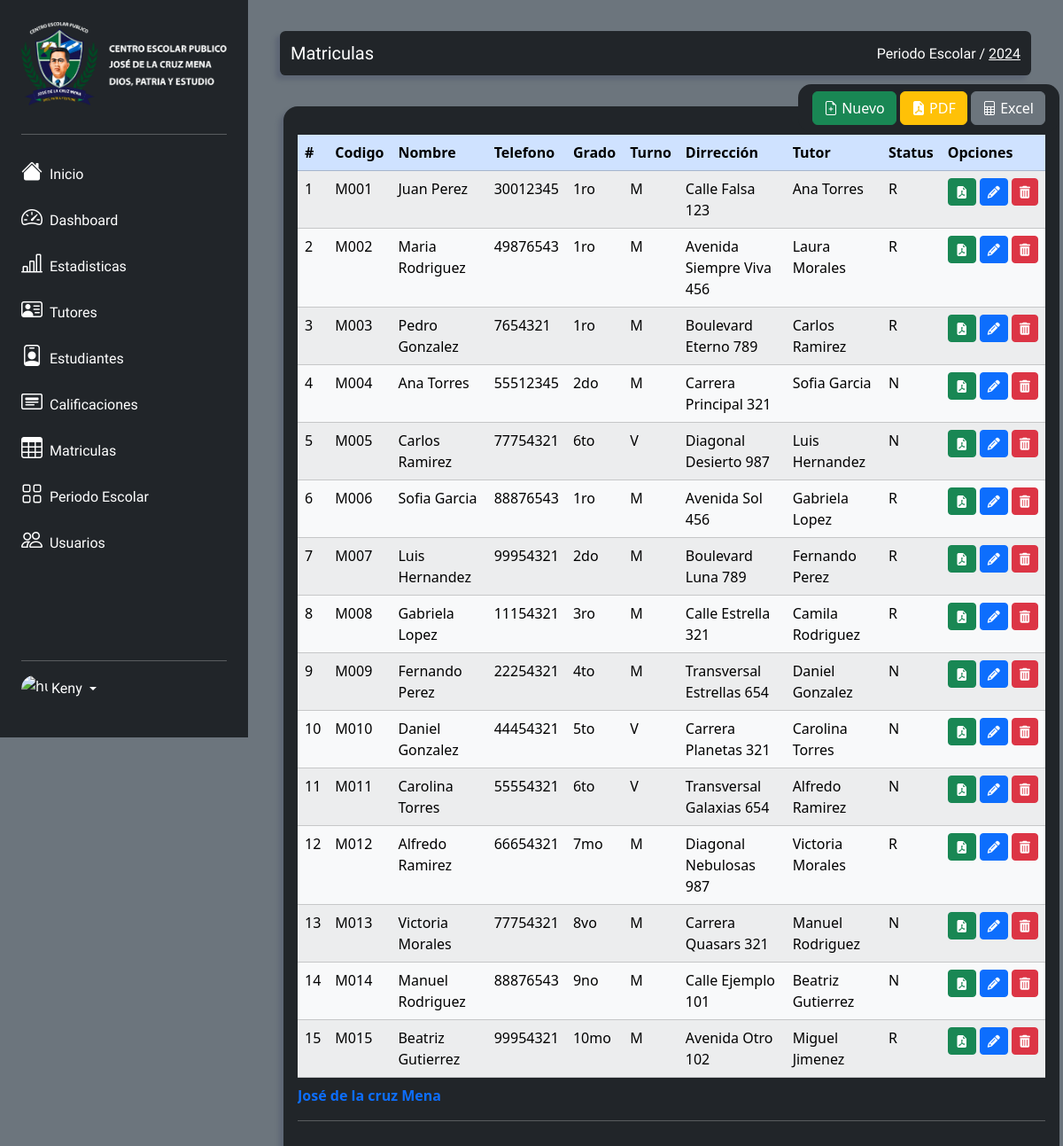
Page /views/registration.view.php (signed in) on the earlier database version.
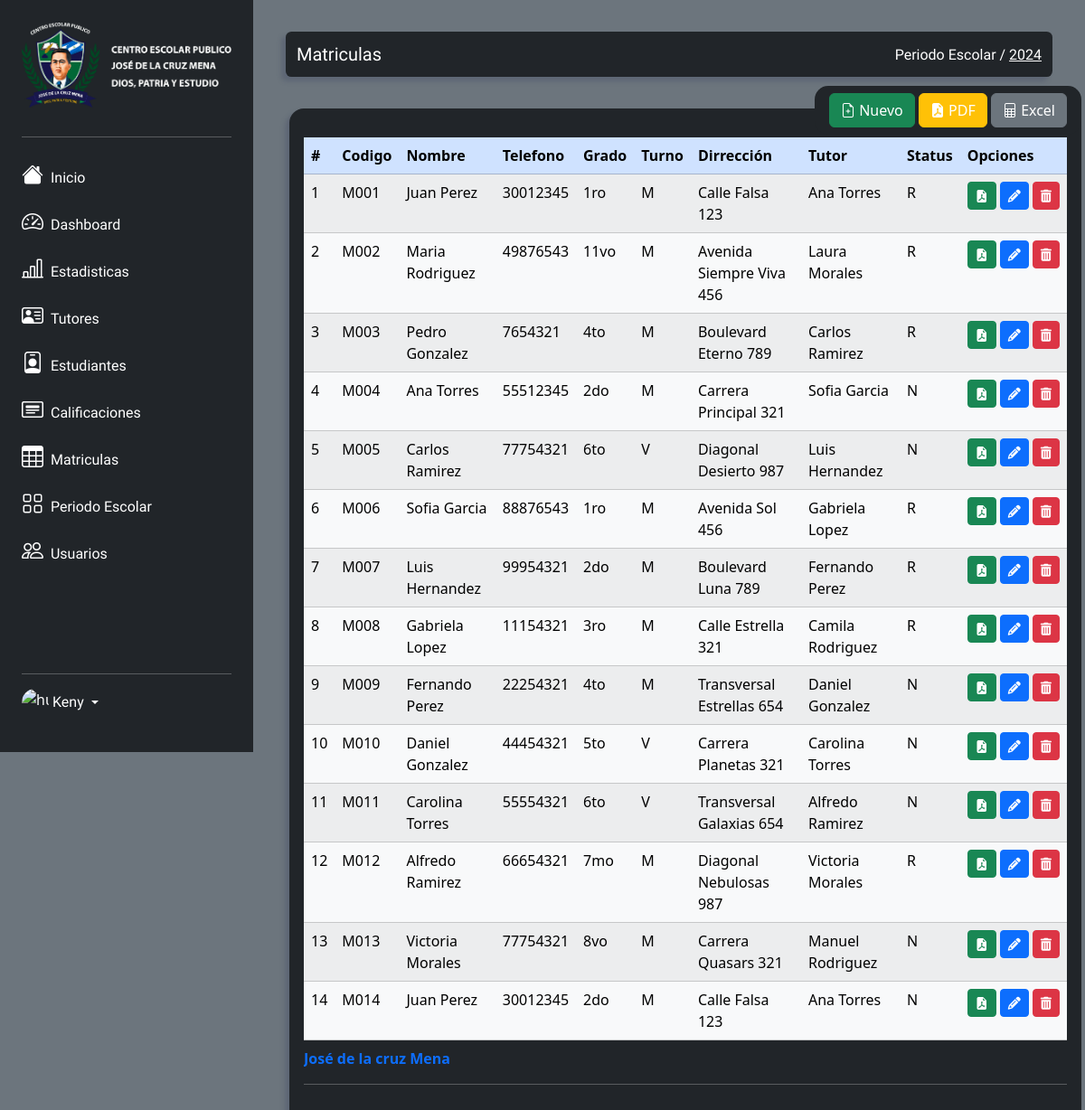
Same page on the later database version.
### tables this page shows
CREATE TABLE Matriculas (
    ID_Matricula INT PRIMARY KEY AUTO_INCREMENT,
    Cod_Matricula VARCHAR(5) NOT NULL,
    FK_Estudiante INT NOT NULL,
    FK_Grado INT NOT NULL,
    FK_Seccion INT NOT NULL,
    FK_Turno INT NOT NULL,
    FK_Estado INT NOT NULL,
    FK_Anio_Lectivo INT NOT NULL,
    Fecha_Matricula DATE NOT NULL,
    constraint pk_estudiantes_id foreign key (FK_Estudiante) references Estudiantes(ID_Estudiante) on update cascade on delete cascade,
    constraint pk_Estados_id foreign key (FK_Estado) references Estados(ID_Estado) on update cascade on delete cascade,
    constraint pk_Anios_Lectivos_id foreign key (FK_Anio_Lectivo) references Anio_Lectivo(ID_Anio_Lectivo) on update cascade on delete cascade,
    constraint pk_Turnos_id foreign key (FK_Turno) references Turnos(ID_Turno) on update cascade on delete cascade,
    constraint pk_Grados_id foreign key (FK_Grado) references Grados(ID_Grado) on update cascade on delete cascade,
    constraint pk_Secciones_id foreign key (FK_Seccion) references Secciones(ID_Seccion) on update cascade on delete cascade
);

CREATE TABLE Estudiantes (
    ID_Estudiante INT PRIMARY KEY AUTO_INCREMENT,
    Pri_Nombre VARCHAR(20) NOT NULL,
    Seg_Nombre VARCHAR(20),
    Pri_Apellido VARCHAR(20) NOT NULL,
    Seg_Apellido VARCHAR(20),
    Fecha_Nacimiento DATE NOT NULL,
    Cedula VARCHAR(25) UNIQUE,
    FK_Genero INT NOT NULL,
    Telefono INT(8) NOT NULL,
    Direccion VARCHAR(45) NOT NULL,
    Correo_Electronico VARCHAR(45) NOT NULL,
    FK_Tutor INT NOT NULL,
    FK_Parentesco INT NOT NULL,
    constraint pk_Tutor_id foreign key (FK_Tutor) references Tutores(ID_Tutor) on update cascade on delete cascade,
    constraint pk_Genero_id foreign key (FK_Genero) references Generos(ID_Genero) on update cascade on delete cascade,
    constraint pk_Parentesco_id foreign key (FK_Parentesco) references Parentescos(ID_Parentesco) on update cascade on delete cascade
);

CREATE TABLE Grados (
	ID_Grado INT PRIMARY KEY AUTO_INCREMENT,
    Grado ENUM('1ro', '2do', '3ro', '4to', '5to', '6to', '7mo', '8vo', '9no', '10mo', '11vo') NOT NULL
);

CREATE TABLE Tutores (
    ID_Tutor INT PRIMARY KEY AUTO_INCREMENT,
    Pri_Nombre VARCHAR(20) NOT NULL,
    Seg_Nombre VARCHAR(20),
    Pri_Apellido VARCHAR(20) NOT NULL,
    Seg_Apellido VARCHAR(20),
    Cedula VARCHAR(25) NOT NULL UNIQUE,
    Telefono INT(8) NOT NULL,
    Direccion VARCHAR(45) NOT NULL,
    Correo_Electronico VARCHAR(255) NOT NULL
);

### models/matricula.model.php (called while the page is built, shortened)
<?php
require_once '../models/conexion.model.php';
class Matricula
{
    private $objetoConexion;
    public function __construct()
    {
        $this->objetoConexion = new Conexion();
    }
    public function read()
    {
        try {
            $consulta = "CALL sp_read_matricula();";
            return $this->objetoConexion->consultar($consulta);
        } catch (Exception $e) {
            echo "Error en la cansulta: " . $e->getMessage();
            return false;
        }
    }
}

### models/conexion.model.php (called while the page is built, shortened)
<?php
class Conexion{
    private $server;
    private $user;
    private $pwd;
    private $bd;
    function __construct(){
        $this->server = 'localhost';
        $this->user = 'root';
        $this->bd = 'gestion_escolar_jdlcm';
        $this->pwd = '';
    }
    public function conectar(){
        $this->mysqli = new mysqli($this->server,$this->user,$this->pwd,$this->bd);
        if($this->mysqli->connect_errno){
            echo "No se pudo conectar con la base de datos: ".$this->mysqli->connect_error;
            return 0;
        }else{
            return $this->mysqli;
        }
    }
    public function consultar($query){
        $result = mysqli_query($this->conectar(), $query);
        return $result;
    }
}

### views/registration.view.php (shortened to what this page needs)
<?php
    include_once "../models/matricula.model.php";
?>
<!DOCTYPE html>
<html lang="es-NI">
<head>
    <?php include_once "../template/head.php" ?>
</head>
<body class="bg-secondary">
    <div class="container-fluid">
        <div class="row flex-nowrap">
            <?php include_once "../template/dashboard.permisos.php" ?>
            <div class="col py-3 header">
                <?php include_once "../template/section-info-title.php"?>
            </div>
            <?php include_once "../template/tables/table.registration.php"?>
        </div>
    </div>
</body>
</html>

### template/head.php (shortened to what this page needs)
<link rel="stylesheet" href="/css/bootstrap/bootstrap.min.css">
<link rel="stylesheet" href="https://cdn.jsdelivr.net/npm/bootstrap-icons@1.11.3/font/bootstrap-icons.min.css">
<link rel="stylesheet" href="/css/datatable_css/dataTables.bootstrap5.min.css" />
<link rel="stylesheet" href="https://cdnjs.cloudflare.com/ajax/libs/font-awesome/6.2.0/css/all.min.css" />
<link rel="stylesheet" href="/css/style.matricula.css">
<link rel="stylesheet" href="/css/style.alert.css">
<link rel="stylesheet" href="css/style.font.css">
<link rel="stylesheet" href="/css/style.botones.css">

### template/dashboard.permisos.php
<?php if ($_SESSION['permisos'] == 1) {
    include_once "dashboard.php";
} elseif ($_SESSION['permisos'] == 2) {
    include_once "dashboard.secret.php";
}

### template/dashboard.php (shortened to what this page needs)
<div class="col-auto col-md-3 col-xl-2 px-sm-2 bg-dark p-3 text-white contenedor" style="width: 280px; height: 100%;">
    <div class="d-flex flex-column align-items-center align-items-sm-start px-3 pt-2 text-white min-vh-100">
        <a href="/" class="d-flex align-items-center pb-3 mb-md-0 me-md-auto text-white text-decoration-none">
            <img src="../src/img/imagen1.webp" alt="Colegio Publíco José de la Cruz Mena" class="img-fluid logo">
        </a>
        <hr>
        <ul class="nav nav-pills flex-column mb-auto w-100" id="menu">
            <li class="nav-item pl-3">
                <a href="https://iergrupo6.seogoogle.pro" class="nav-link px-0 text-white pl-3">
                    <i class="fs-4 bi bi-house-fill"></i> <span class="ms-1 d-none d-sm-inline">Inicio</span>
                </a>
            </li>
            <li>
                <a href="../home.php" class="nav-link px-0 align-middle text-white">
                    <i class="fs-4 bi-speedometer2"></i> <span class="ms-1 d-none d-sm-inline">Dashboard</span>
                </a>
            </li>
            <li>
                <a href="/views/estadisticas.view.php" class="nav-link px-0 align-middle text-white">
                    <i class="fs-4 bi bi-bar-chart-line"></i> <span class="ms-1 d-none d-sm-inline">Estadisticas</span>
                </a>
            </li>
            <li>
                <a href="/views/tutor.view.php" class="nav-link px-0 align-middle text-white">
                    <i class="fs-4 bi bi-person-vcard"></i> <span class="ms-1 d-none d-sm-inline">Tutores</span></a>
            </li>
            <li>
                <a href="/views/student.view.php" class="nav-link px-0 align-middle text-white">
                    <i class="fs-4 bi bi-person-badge"></i> <span class="ms-1 d-none d-sm-inline">Estudiantes</span></a>
            </li>
            <li>
                <a href="/views/calificaciones.view.php" class="nav-link px-0 align-middle text-white">
                    <i class="fs-4 bi bi-card-heading"></i> <span class="ms-1 d-none d-sm-inline">Calificaciones</span></a>
            </li>
            <li>
                <a href="/views/registration.view.php" class="nav-link px-0 align-middle text-white">
                    <i class="fs-4 bi-table"></i></i> <span class="ms-1 d-none d-sm-inline">Matriculas</span>
                </a>
            </li>
            <li>
                <a href="/views/school_period.view.php" class="nav-link px-0 align-middle text-white">
                    <i class="fs-4 bi-grid"></i> <span class="ms-1 d-none d-sm-inline">Periodo Escolar</span>
                </a>
            </li>
            <li>
                <a href="/views/users.view.php" class="nav-link px-0 align-middle text-white">
                    <i class="fs-4 bi-people"></i> <span class="ms-1 d-none d-sm-inline">Usuarios</span> </a>
            </li>
        </ul>
        <hr>
        <div class="dropdown pb-4">
            <a href="#" class="d-flex align-items-center text-white text-decoration-none dropdown-toggle" id="dropdownUser1" data-bs-toggle="dropdown" aria-expanded="false">
                <?php if (!empty($_SESSION['usuarioautenticado']['Imagen'])):?>
                    <img alt="img-user" width="30" height="30" class="rounded-circle">
                <?php else:?>
                    <img src="https://encrypted-tbn0.gstatic.com/images?q=tbn:ANd9GcTqKRdNTUVE6P28Z1Gjw-fwnfsE6icmFmf4eiXXEpmc4A&s" alt="hugenerd" width="30" height="30" class="rounded-circle">
                <?php endif;?>
                <span class="d-none d-sm-inline mx-1"><?php echo $_SESSION['usuarioautenticado']['Usuario'];?></span>
            </a>
        </div>
    </div>
</div>

### template/section-info-title.php (shortened to what this page needs)
<div class="info-title">
    <span class="title">
        <?php
            echo $_SESSION['title_form_section'];
        ?>
    </span>
</div>
<div class="info-school-period">
    <span class="school-period">
        Periodo Escolar /
        <a id="schoolPeriod" class="text-white" href="/views/school_period.view.php"><?php print $_SESSION['school_period']['Anio']; ?></a>
    </span>
</div>

### template/tables/table.registration.php (shortened to what this page needs)
<div class="bg-dark rounded-4 Contenedor-List col">
    <div class="botones">
        <button type="button" class="btn btn-success" data-bs-toggle="modal" data-bs-target="#modal_nueva_matricula">
            <i class="bi bi-file-earmark-plus"></i>
            Nuevo
        </button>
        <button type="button" class="btn btn-warning" style="color: white" data-bs-toggle="modal" data-bs-target="#modal_report_matricula">
            <i class="bi bi-file-earmark-pdf-fill"></i>
            PDF
        </button>
        <button type="button" class="btn btn-secondary" style="color: white" onclick="window.location.href='/report/reports.matriculas.excel.php'">
        <i class="bi bi-file-spreadsheet"></i>
            Excel
        </button>
    </div>
    <div class="table-responsive">
        <table id="datatable" class="table table-striped table-responsive table-light table-hover">
            <caption>
                José de la cruz Mena
                <hr class="mt-3 mb-0 mx-0">
            </caption>
            <thead class="m-4 table-primary">
                <tr>
                    <th class="centered">#</th>
                    <th class="centered">Codigo</th>
                    <th class="centered">Nombre</th>
                    <th class="centered">Telefono</th>
                    <th class="centered">Grado</th>
                    <th class="centered">Turno</th>
                    <th class="centered">Dirrección</th>
                    <th class="centered">Tutor</th>
                    <th class="centered">Status</th>
                    <th class="centered">Opciones</th>
                </tr>
            </thead>
            <tbody>
                <?php
                $objMatricula = new Matricula();
                $allMatricula = $objMatricula->read();
                $numRows = mysqli_num_rows($allMatricula);
                for ($i = 0; $i < $numRows; $i++) {
                    $matricula = mysqli_fetch_assoc($allMatricula);
                ?>
                    <tr>
                        <td><?= $matricula["ID_Matricula"] ?></td>
                        <td><?= $matricula["Cod_Matricula"] ?></td>
                        <td><?= $matricula["Pri_Nombre"] . ' ' . $matricula["Pri_Apellido"] ?></td>
                        <td><?= $matricula["Telefono"] ?></td>
                        <td><?= $matricula["Grado"] ?></td>
                        <td><?= $matricula["Turno"] == "Matutino"  ? "M" : "V" ?></td>
                        <td><?= $matricula["Direccion"] ?></td>
                        <td><?= $matricula["Tutor_Pri_Nombre"] . ' ' . $matricula["Tutor_Pri_Apellido"] ?></td>
                        <td><?= $matricula["Estado"] == "Reingreso"  ? "R" : "N" ?></td>
                        <td>
                            <div class="d-flex justify-content-between">
                                <button class="btn btn-sm btn-success pdf-button me-1" style="color: white" onclick="window.location.href='/report/report.matricula.pdf.php?matricula=<?= $matricula['ID_Matricula'] ?>'"><i class="bi bi-file-earmark-pdf-fill"></i></button>
                                <button class="btn btn-sm btn-primary edit-button me-1" data-bs-toggle="modal" data-bs-target="#modal_edit_matricula<?= $matricula['ID_Matricula'] ?>"><i class="fa-solid fa-pencil"></i></button>
                                <button class="btn btn-sm btn-danger retirar-button" onclick="alertDeleteMatricula()"><i class="fa-solid fa-trash-can"></i></button>
                            </div>
                        </td>
                    </tr>
                <?php } ?>
            </tbody>
        </table>
    </div>
</div>

### css/style.matricula.css (style rules this page uses)
caption { color: #0D6EFD !important; font-weight: bold; }
.Contenedor-List { box-shadow: -5px 5px 5px rgba(73, 80, 104, 0.4) !important; width: 73vw !important; margin: 0 3% 0 0; position: absolute; top: 120px; left: 320px; padding: 2rem 1rem; border-radius: 25px; }
hr { color: white; width: 100%; }
.header { background-color: #212529; margin: 35px 3%; height: 50px; color: white; box-shadow: -5px 5px 5px rgba(73, 80, 104, 0.4); border-radius: 0.4em; display: flex; align-items: center; justify-content: space-between; }
.title { font-size: 1.25em; font-weight: 500; }

### css/style.botones.css (style rules this page uses)
.botones { position: absolute; top: -25px; right: 0px; padding: 0.5rem 1rem; background-color: #212529; border-radius: 15px; }

Differences in the rows shown:
removed matriculas: ID_Matricula "15", Cod_Matricula "M015", FK_Estudiante.Pri_Nombre "Beatriz", FK_Estudiante.Pri_Apellido "Gutierrez", FK_Estudiante.Telefono "99954321", FK_Grado.Grado "10mo", FK_Estudiante.Direccion "Avenida Otro 102", tutores.Pri_Nombre "Miguel", tutores.Pri_Apellido "Jimenez", shows "R"
changed matriculas "Maria": FK_Grado.Grado "1ro" → "11vo"
changed matriculas "Pedro": FK_Grado.Grado "1ro" → "4to"
changed matriculas id 14: FK_Estudiante.Pri_Nombre "Manuel" → "Juan"; FK_Estudiante.Pri_Apellido "Rodriguez" → "Perez"; FK_Estudiante.Telefono "88876543" → "30012345"; FK_Grado.Grado "9no" → "2do"; FK_Estudiante.Direccion "Calle Ejemplo 101" → "Calle Falsa 123"; tutores.Pri_Nombre "Beatriz" → "Ana"; tutores.Pri_Apellido "Gutierrez" → "Torres"
